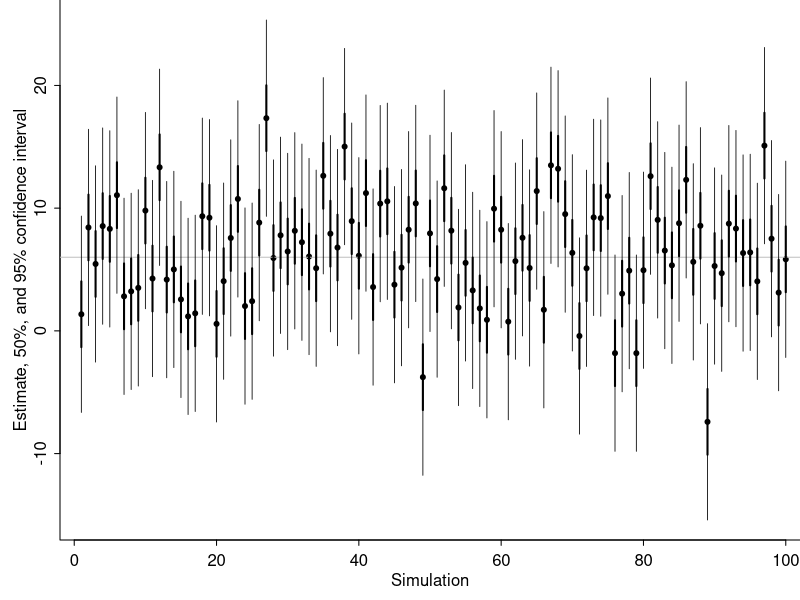

Reproduce this figure in R.
## ---- chunk 1
# switch this to TRUE to save figures in separate files
savefigs <- FALSE

## ---- chunk 2
n_rep <- 100
est <- rep(NA, n_rep)
conf <- array(NA, c(n_rep, 4))
mu <- 6
sigma <- 4
for (i in 1:n_rep){
  y <- rnorm(1, mu, sigma)
  est[i] <- y
  conf[i,] <- y + c(-2, -.67, .67, 2) * sigma
}
## ---- chunk 3
par(mar=c(3,3,0,0), mgp=c(1.5,.5,0), tck=-.01)
plot(c(-2, n_rep+2), range(conf), bty="l", xlab="Simulation", ylab="Estimate, 50%, and 95% confidence interval", xaxs="i", yaxt="n", type="n")
axis(2, seq(-10,20,10))
points(1:n_rep, est, pch=20)
abline(mu, 0, col="gray")
for (i in 1:n_rep){
  lines(c(i,i), conf[i,c(1,4)], lwd=.8)
  lines(c(i,i), conf[i,c(2,3)], lwd=2)
}
